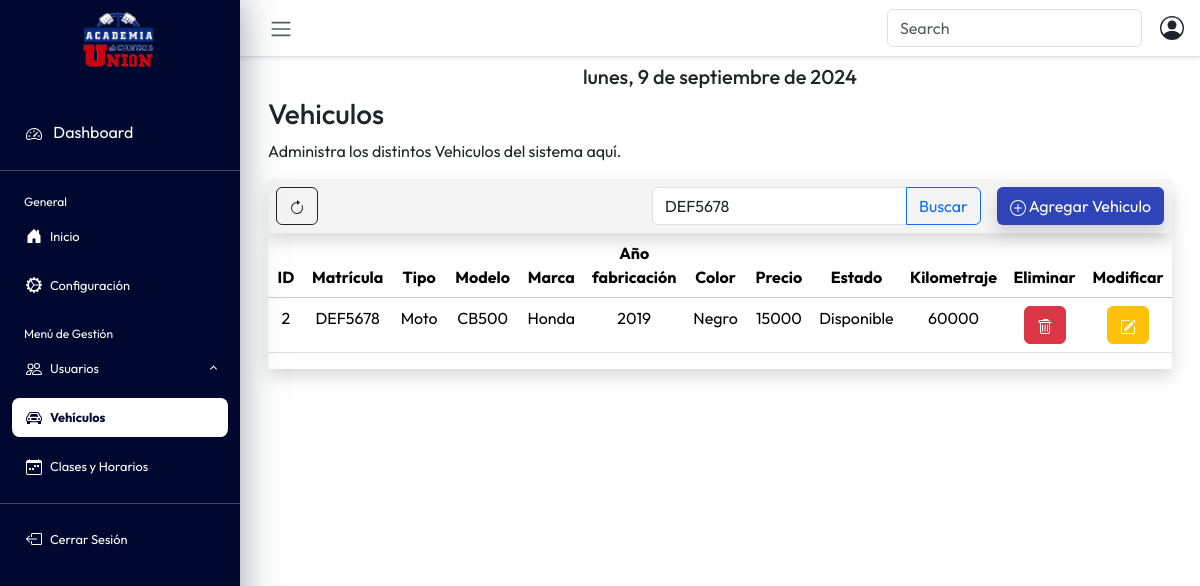
The app's page /vehiculo.php?buscar=DEF5678 (signed in) with its own data.
### tables this page shows
CREATE TABLE vehiculos (
    ID_Vehiculos INT NOT NULL AUTO_INCREMENT,
    Matricula VARCHAR(8) UNIQUE,
    tipoId ENUM('Auto', 'Moto') NOT NULL,
    Modelo VARCHAR(30),
    Marca VARCHAR(20),
    AnioFabricacion INT(4),
    Color VARCHAR(15),
    Precio INT(10),
    Estado ENUM('Disponible', 'En clase', 'En mantenimiento'),
    kilometraje INT DEFAULT 0,
    activo BOOLEAN DEFAULT TRUE,
    PRIMARY KEY (ID_Vehiculos)
);

### BaseDatos.php (called while the page is built, shortened)
<?php
class BaseDatos
{
    private $conexion;
    public function __construct()
    {
        $this->conexion = $this->nueva("localhost", "root", "", "proyectoNexlanpruebas");
    }
    private function nueva($server, $user, $pass, $base)
    {
        try {
            $conectar = mysqli_connect($server, $user, $pass, $base);
        } catch (Exception $ex) {
            die($ex->getMessage());
        }
        return $conectar;
    }
public function listarVehiculos()
{
    $resultado = mysqli_query($this->conexion, "select * from vehiculos where activo = TRUE");
    $arreglo = mysqli_fetch_all($resultado, MYSQLI_ASSOC);
    return $arreglo;
}
public function buscarVehiculo($termino)
{
    $consulta = "SELECT * FROM vehiculos
             WHERE
             (Matricula LIKE '%$termino%'
             OR
             Modelo LIKE '%$termino%'
             OR
             Marca LIKE '%$termino%')
             AND activo = TRUE";
    $resultado = mysqli_query($this->conexion, $consulta);
    if ($resultado && mysqli_num_rows($resultado) > 0) {
        $vehiculo = mysqli_fetch_all($resultado, MYSQLI_ASSOC);
        return $vehiculo;
    } else {
        return [];
    }
}
}

### Controlador.php (called while the page is built, shortened)
<?php
require_once 'BaseDatos.php';
class Controlador
{
    private $base;
    public function __construct()
    {
        $this->base = new BaseDatos();
    }
    public function listarVehiculos()
    {
        return $this->base->listarVehiculos();
    }
    public function buscarVehiculo($termino)
    {
        return $this->base->buscarVehiculo($termino);
    }
    public function cerrarConexion()
    {
        $this->base->cerrarConexion();
    }
}

### vehiculo.php (the view, shortened to what this page needs)
<!DOCTYPE html>
<html>
<head>
    <link rel="stylesheet" href="css/style.css">
    <link href="https://cdn.jsdelivr.net/npm/bootstrap@5.3.3/dist/css/bootstrap.min.css" rel="stylesheet">
</head>
<body class="dashboard-page">
    <div class="wrapper">
        <aside id="sidebar">
            <div class="h-100 ">
                <a class="navbar-brand d-flex flex-column align-items-center" href="#">
                    <img src="img/union.png" alt="" width="80" height="80">
                </a>
                <ul class="sidebar-nav">
                    <li class="sidebar-item" style="margin-top:30px;">
                        <a href="#" class="sidebar-link-dashboard">
                            <i class="fa-solid fa-list pe-2"></i>
                            Dashboard
                        </a>
                    </li>
                    <hr class="hr-color">
                    <li class="sidebar-header">
                        General
                    </li>
                    <li class="sidebar-item separar-items active-link">
                        <a href="inicio.php" class="sidebar-link">
                            Inicio
                        </a>
                    </li>
                    <li class="sidebar-item">
                        <a href="configuracion.php" class="sidebar-link">
                            Configuración
                        </a>
                    </li>
                    <li class="sidebar-header separar-headers">
                        Menú de Gestión
                    </li>
                    <li class="sidebar-item separar-items">
                        <a href="#" class="sidebar-link collapsed" data-bs-toggle="collapse" data-bs-target="#usuarios" aria-expanded="false" aria-controls="usuarios">
                            Usuarios
                        </a>
                    </li>
                    <li class="sidebar-item separar-items">
                        <a href="#" class="sidebar-link selected">
                            Vehículos
                        </a>
                    </li>
                    <li class="sidebar-item">
                        <a href="clases.php" class="sidebar-link">
                            Clases y Horarios
                        </a>
                    </li>
                    <hr class="hr-color">
                    <li class="sidebar-item active-link">
                        <a href="cerrar_sesion.php" class="sidebar-link">
                            Cerrar Sesión
                        </a>
                    </li>
                </ul>
            </div>
        </aside>
        <div class="main">
            <nav class="navbar navbar-expand shadow-sm px-3 border-bottom fixed-nav">
                <button class="btn" type="button" data-bs-theme="collapse">
                    <span class="navbar-toggler-icon"></span>
                </button>
                <div class="ms-auto search-icon-container">
                    <form class="d-flex" role="search">
                        <input class="form-control me-2" type="search" placeholder="Search" aria-label="Search">
                    </form>
                </div>
            </nav>
            <main class="content px-3 py-2">
                <div class="container-fluid">
                    <div class="mb-3">
                        <h5 id="fecha-actual" class="text-center"></h5>
                        <h3>Vehiculos</h3>
                        <p>Administra los distintos Vehiculos del sistema aquí.</p>
                        <div id="header-tabla" class="d-flex justify-content-between align-items-center shadow color-gris">
                            <div class="me-auto p-2">
                                <button type="submit" class="btn btn-outline-dark" onClick="refreshPage()">
                                </button>
                            </div>
                            <div class="p-2">
                                <form action="" method="get">
                                    <div class="input-group">
                                        <input type="text" class="form-control" placeholder="Buscar por Matricula o Modelo" name="buscar" value="<?php echo isset($_GET['buscar']) ? htmlspecialchars($_GET['buscar']) : ''; ?>">
                                        <button class="btn btn-outline-primary" type="submit">Buscar</button>
                                    </div>
                                </form>
                            </div>
                            <div class="p-2">
                                <button type="button" class="btn btn-azul shadow" data-bs-toggle="modal" data-bs-target="#exampleModal">
                                    Agregar Vehiculo
                                </button>
                            </div>
                        </div>
                        <?php
                        include("Controlador.php");
                        $controlador = new Controlador();
                        if (isset($_GET['buscar'])) {
                            $buscar = $_GET['buscar'];
                        } else {
                            $buscar = '';
                        }
                        $vehiculos = $controlador->listarVehiculos();
                        $vehiculos = $controlador->buscarVehiculo($buscar);
                        if (!empty($vehiculos)) {
                            echo "<div id='tabla-vehiculos' class='table-responsive shadow'>";
                            echo "<table class='table'>";
                            echo "
                                    <thead class='table-light'>
                                        <tr>
                                            <th>ID</th>
                                            <th>Matrícula</th>
                                            <th>Tipo</th>
                                            <th>Modelo</th>
                                            <th>Marca</th>
                                            <th>Año fabricación</th>
                                            <th>Color</th>
                                            <th>Precio</th>
                                            <th>Estado</th>
                                            <th>Kilometraje</th>
                                            <th>Eliminar</th>
                                            <th>Modificar</th>
                                        </tr>
                                    </thead>";
                            echo "<tbody>";
                            foreach ($vehiculos as $vehiculo) {
                                echo "<tr>";
                                echo "<td>{$vehiculo['ID_Vehiculos']}</td>";
                                echo "<td>{$vehiculo['Matricula']}</td>";
                                echo "<td>{$vehiculo['tipoId']}</td>";
                                echo "<td>{$vehiculo['Modelo']}</td>";
                                echo "<td>{$vehiculo['Marca']}</td>";
                                echo "<td>{$vehiculo['AnioFabricacion']}</td>";
                                echo "<td>{$vehiculo['Color']}</td>";
                                echo "<td>{$vehiculo['Precio']}</td>";
                                echo "<td>{$vehiculo['Estado']}</td>";
                                echo "<td>{$vehiculo['kilometraje']}</td>";
                                echo "<td class='text-center'>
                                            <form action='baja-vehiculo.php' method='post'>
                                                <input type='hidden' name='Matricula' value='{$vehiculo['Matricula']}' />
                                                <button type='submit' class='btn btn-danger'>
                                                    <svg xmlns='http://www.w3.org/2000/svg' width='16' height='16' fill='currentColor' class='bi bi-trash' viewBox='0 0 16 16'>
                                                        <path d='M5.5 5.5A.5.5 0 0 1 6 6v6a.5.5 0 0 1-1 0V6a.5.5 0 0 1 .5-.5m2.5 0a.5.5 0 0 1 .5.5v6a.5.5 0 0 1-1 0V6a.5.5 0 0 1 .5-.5m3 .5a.5.5 0 0 0-1 0v6a.5.5 0 0 0 1 0z'/>
                                                        <path d='M14.5 3a1 1 0 0 1-1 1H13v9a2 2 0 0 1-2 2H5a2 2 0 0 1-2-2V4h-.5a1 1 0 0 1-1-1V2a1 1 0 0 1 1-1H6a1 1 0 0 1 1-1h3.5a1 1 0 0 1 1 1zM4.118 4 4 4.059V13a1 1 0 0 0 1 1h6a1 1 0 0 0 1-1V4.059L11.882 4zM2.5 3h11V2h-11z'/>
                                                    </svg>
                                                </button>
                                            </form>
                                        </td>";
                                echo "<td class='text-center'>
                                            <button type='button' data-bs-toggle='modal' data-bs-target='#modalModificar{$vehiculo['Matricula']}' class='btn btn-warning'>
                                                <svg xmlns='http://www.w3.org/2000/svg' width='16' height='16' fill='white' class='bi bi-pencil-square' viewBox='0 0 16 16'>
                                                    <path d='M15.502 1.94a.5.5 0 0 1 0 .706L14.459 3.69l-2-2L13.502.646a.5.5 0 0 1 .707 0l1.293 1.293zm-1.75 2.456-2-2L4.939 9.21a.5.5 0 0 0-.121.196l-.805 2.414a.25.25 0 0 0 .316.316l2.414-.805a.5.5 0 0 0 .196-.12l6.813-6.814z'/>
                                                    <path fill-rule='evenodd' d='M1 13.5A1.5 1.5 0 0 0 2.5 15h11a1.5 1.5 0 0 0 1.5-1.5v-6a.5.5 0 0 0-1 0v6a.5.5 0 0 1-.5.5h-11a.5.5 0 0 1-.5-.5v-11a.5.5 0 0 1 .5-.5H9a.5.5 0 0 0 0-1H2.5A1.5 1.5 0 0 0 1 2.5z'/>
                                                </svg>
                                            </button>
                                        </td>";
                                echo "</tr>";
                            }
                            echo "</tbody>";
                            echo "</table>";
                            echo "</div>";
                        } else {
                            echo "<br> No existen vehículos que coincidan con la búsqueda.";
                        }
                        ?>
                    </div>
                </div>
            </main>
        </div>
    </div>
</body>
</html>

### css/style.css (style rules this page uses)
body { font-family: "Outfit", sans-serif !important; overflow-y: auto; margin: 0; background-position: center bottom; background-size: cover; --fc-today-bg-color: rgb(255 213 0 / 40%); --fc-neutral-bg-color: hsla(0, 0%, 77%, 0.3); }
body.dashboard-page { overflow-y: hidden; }
a { text-decoration: none !important; }
.wrapper { align-items: stretch; display: flex; width: 100%; height: 100vh; }
#sidebar { background-color: #01082F; max-width: 240px; min-width: 240px; transition: all 0.35s ease-in-out; box-shadow: 0 0 35px 0 rgba(49, 57, 66, 0.5); z-index: 1040; }
.main { display: flex; flex-direction: column; min-height: 100vh; width: 100%; overflow-y: auto !important; transition: all 0.35s ease-in-out; }
.sidebar-nav { padding: 0; }
.sidebar-header { color: #ffffff; font-size: .75rem; padding: .350rem 1.5rem .375rem; }
.sidebar-link-dashboard { text-decoration: none; padding: .625rem 1.625rem; color: #ffffff; position: relative; display: block; font-size: 1rem; transition: color 0.3s, background-color 0.3s; }
a.sidebar-link { text-decoration: none; padding: .625rem 1.625rem; color: #ffffff; position: relative; display: flex; align-items: center; font-size: 0.8rem; }
.sidebar-link::before { content: ""; position: absolute; left: 0; right: 0; top: 0; bottom: 0; background-color: rgba(234, 234, 234, 0.1); border-radius: 8px; transform: scaleX(0); z-index: -1; }
.sidebar-link.selected::before { background-color: #ffffff; transform: scaleX(0.9); }
.sidebar-link.selected { color: #01082F; font-weight: bold; }
.active-link { color: #ffffff !important; }
.separar-items { padding-bottom: 10px; }
.separar-headers { padding-top: 20px; }
.table th, .table td { width: 100px; text-align: center !important; }
.hr-color { color: #ffffff; }
.sidebar-link[data-bs-toggle="collapse"]::after { border: solid; border-width: 0 .075rem .075rem 0; content: ""; display: inline-block; padding: 2px; position: absolute; right: 1.5rem; top: 50%; transform: translateY(-50%) rotate(45deg); transition: all .2s ease-out; }
.sidebar-link[data-bs-toggle="collapse"].collapsed::after { transform: translateY(-50%) rotate(-135deg); transition: all .2s ease-out; }
.btn-azul { background-color: #2F44B9 !important; color: white !important; }
.search-icon-container { display: flex; align-items: center; }
.search-icon-container form { margin-right: 10px; }
.table-light { --bs-table-bg: #ffffff !important; }
.color-gris { background-color: #F4F4F4 !important; }
#header-tabla { position: relative; background-color: #fff; }
.fixed-nav { position: sticky !important; top: 0 !important; width: 100% !important; z-index: 1000 !important; background-color: #ffffff !important; box-shadow: 0 2px 4px rgba(0, 0, 0, 0.1) !important; }

### records on screen
vehiculos: ID_Vehiculos "2", Matricula "DEF5678", tipoId "Moto", Modelo "CB500", Marca "Honda", AnioFabricacion "2019", Color "Negro", Precio "15000", Estado "Disponible", kilometraje "60000"
